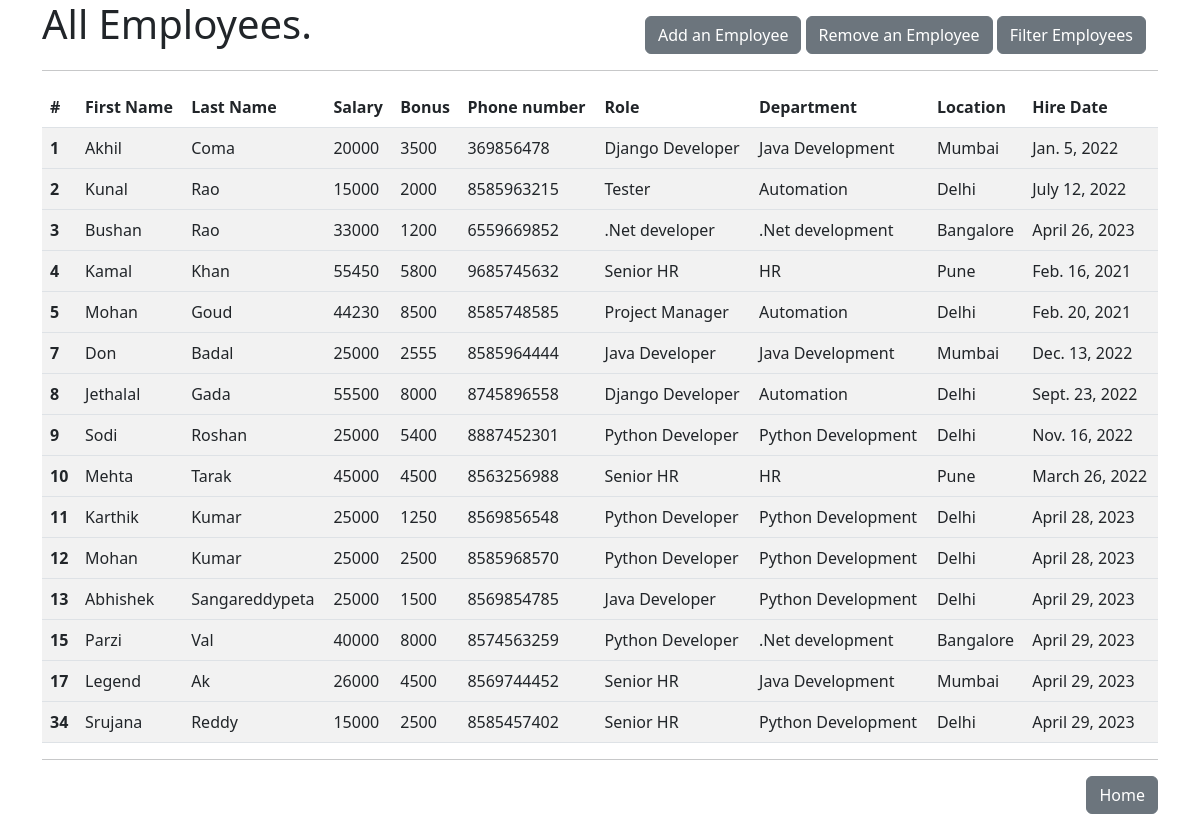
The app's page /all_emp with its own data.
### emsapp/models.py (models this page shows, shortened)
class Employee(models.Model):
    first_name=models.CharField(max_length=100, null=False)
    last_name=models.CharField(max_length=100)
    dept=models.ForeignKey(Department,on_delete=models.CASCADE)
    salary=models.IntegerField(default=0)
    bonus=models.IntegerField(default=0)
    role=models.ForeignKey(Role, on_delete=models.CASCADE)
    phone=models.IntegerField(default=0)
    hire_date=models.DateField()
    def __str__(self):
        return "%s %s %s" %(self.first_name, self.last_name, self.phone)

class Role(models.Model):
    name=models.CharField(max_length=100,null=False)

class Department(models.Model):
    name=models.CharField(max_length=100,null=False)
    location=models.CharField(max_length=100)

### emsapp/views.py (the view)
# urls.py: path('all_emp',views.all_emp, name='all_emp'),
def all_emp(request):
    emps= Employee.objects.all()
    context= {
        'emps':emps
        }
    print(context)
    return render(request,'all_emp.html',context)

### emsapp/templates/all_emp.html (shortened to what this page needs)
<!DOCTYPE html>
<html lang="en">
<head>
    <link href="https://cdn.jsdelivr.net/npm/bootstrap@5.3.0-alpha3/dist/css/bootstrap.min.css" rel="stylesheet">
</head>
<body>
    <div class="container">
        <h1>All Employees.</h1> <div class="container" align="right" style="margin-top:-40px"> <a class="btn btn-secondary" href="/add_emp" role="button">Add an Employee</a> <a class="btn btn-secondary" href="/remove_emp" role="button">Remove an Employee</a>  <a class="btn btn-secondary" href="/filter_emp" role="button">Filter Employees</a></div>
        <hr>
       <table class="table table-striped table-hover">
  <thead>
    <tr>
      <th scope="col">#</th>
      <th scope="col">First Name</th>
      <th scope="col">Last Name</th>
      <th scope="col">Salary</th>
      <th scope="col">Bonus</th>
      <th scope="col">Phone number</th>
      <th scope="col">Role</th>
      <th scope="col">Department</th>
      <th scope="col">Location</th>
      <th scope="col">Hire Date</th>
    </tr>
  </thead>
           {%for emp in emps%}
  <tbody>
    <tr>
      <th scope="row">{{emp.id}}</th>
      <td>{{emp.first_name}}</td>
      <td>{{emp.last_name}}</td>
      <td>{{emp.salary}}</td>
      <td>{{emp.bonus}}</td>
      <td>{{emp.phone}}</td>
      <td>{{emp.role.name}}</td>
      <td>{{emp.dept.name}}</td>
      <td>{{emp.dept.location}}</td>
      <td>{{emp.hire_date}}</td>
    </tr>
  </tbody>
           {% endfor %}
</table>
        <hr>
        <div align="right">
            <a class="btn btn-secondary" href="/index" role="button">Home</a>
        </div>
  </body>
</html>

### records on screen
Employee: id "1", first_name "Akhil", last_name "Coma", salary "20000", bonus "3500", phone "369856478", role.name "Django Developer", dept.name "Java Development", dept.location "Mumbai", hire_date "Jan. 5, 2022"
Employee: id "2", first_name "Kunal", last_name "Rao", salary "15000", bonus "2000", phone "8585963215", role.name "Tester", dept.name "Automation", dept.location "Delhi", hire_date "July 12, 2022"
Employee: id "3", first_name "Bushan", last_name "Rao", salary "33000", bonus "1200", phone "6559669852", role.name ".Net developer", dept.name ".Net development", dept.location "Bangalore", hire_date "April 26, 2023"
Employee: id "4", first_name "Kamal", last_name "Khan", salary "55450", bonus "5800", phone "9685745632", role.name "Senior HR", dept.name "HR", dept.location "Pune", hire_date "Feb. 16, 2021"
Employee: id "5", first_name "Mohan", last_name "Goud", salary "44230", bonus "8500", phone "8585748585", role.name "Project Manager", dept.name "Automation", dept.location "Delhi", hire_date "Feb. 20, 2021"
Employee: id "7", first_name "Don", last_name "Badal", salary "25000", bonus "2555", phone "8585964444", role.name "Java Developer", dept.name "Java Development", dept.location "Mumbai", hire_date "Dec. 13, 2022"
Employee: id "8", first_name "Jethalal", last_name "Gada", salary "55500", bonus "8000", phone "8745896558", role.name "Django Developer", dept.name "Automation", dept.location "Delhi", hire_date "Sept. 23, 2022"
Employee: id "9", first_name "Sodi", last_name "Roshan", salary "25000", bonus "5400", phone "8887452301", role.name "Python Developer", dept.name "Python Development", dept.location "Delhi", hire_date "Nov. 16, 2022"
Employee: id "10", first_name "Mehta", last_name "Tarak", salary "45000", bonus "4500", phone "8563256988", role.name "Senior HR", dept.name "HR", dept.location "Pune", hire_date "March 26, 2022"
Employee: id "11", first_name "Karthik", last_name "Kumar", salary "25000", bonus "1250", phone "8569856548", role.name "Python Developer", dept.name "Python Development", dept.location "Delhi", hire_date "April 28, 2023"
Employee: id "12", first_name "Mohan", last_name "Kumar", salary "25000", bonus "2500", phone "8585968570", role.name "Python Developer", dept.name "Python Development", dept.location "Delhi", hire_date "April 28, 2023"
Employee: id "13", first_name "Abhishek", last_name "Sangareddypeta", salary "25000", bonus "1500", phone "8569854785", role.name "Java Developer", dept.name "Python Development", dept.location "Delhi", hire_date "April 29, 2023"
Employee: id "15", first_name "Parzi", last_name "Val", salary "40000", bonus "8000", phone "8574563259", role.name "Python Developer", dept.name ".Net development", dept.location "Bangalore", hire_date "April 29, 2023"
Employee: id "17", first_name "Legend", last_name "Ak", salary "26000", bonus "4500", phone "8569744452", role.name "Senior HR", dept.name "Java Development", dept.location "Mumbai", hire_date "April 29, 2023"
Employee: id "34", first_name "Srujana", last_name "Reddy", salary "15000", bonus "2500", phone "8585457402", role.name "Senior HR", dept.name "Python Development", dept.location "Delhi", hire_date "April 29, 2023"
